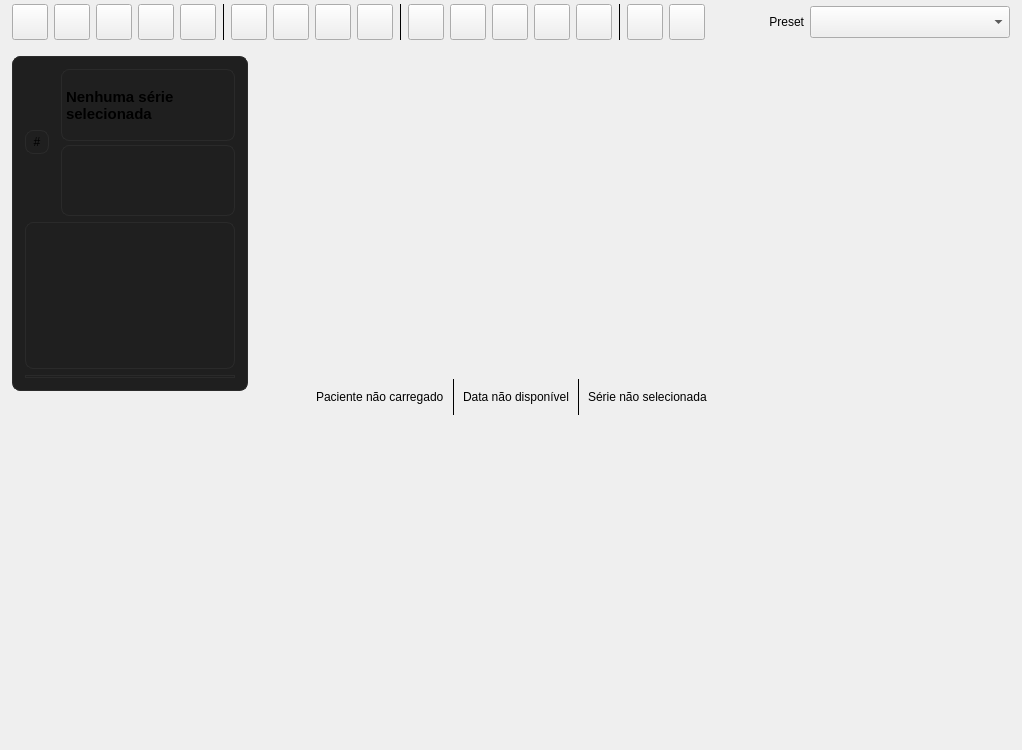
<?xml version='1.0' encoding='UTF-8'?>
<ui version="4.0">
  <class>WidgetsContainer</class>
  <widget class="QWidget" name="WidgetsContainer">
    <property name="geometry">
      <rect>
        <x>0</x>
        <y>0</y>
        <width>1022</width>
        <height>750</height>
      </rect>
    </property>
    <property name="windowTitle">
      <string>WidgetsContainer</string>
    </property>
    <property name="styleSheet">
      <string notr="true"/>
    </property>
    <layout class="QVBoxLayout" name="verticalLayout">
      <property name="spacing">
        <number>0</number>
      </property>
      <property name="leftMargin">
        <number>0</number>
      </property>
      <property name="topMargin">
        <number>0</number>
      </property>
      <property name="rightMargin">
        <number>0</number>
      </property>
      <property name="bottomMargin">
        <number>0</number>
      </property>
      <item>
        <widget class="QWidget" name="widgetFunctions" native="true">
          <property name="minimumSize">
            <size>
              <width>0</width>
              <height>44</height>
            </size>
          </property>
          <property name="maximumSize">
            <size>
              <width>16777215</width>
              <height>56</height>
            </size>
          </property>
          <layout class="QHBoxLayout" name="functionsLayout">
            <property name="leftMargin">
              <number>12</number>
            </property>
            <property name="topMargin">
              <number>4</number>
            </property>
            <property name="rightMargin">
              <number>12</number>
            </property>
            <property name="bottomMargin">
              <number>4</number>
            </property>
            <property name="spacing">
              <number>6</number>
            </property>
            <item>
              <widget class="QToolButton" name="buttonOpenFile">
                <property name="minimumSize">
                  <size>
                    <width>36</width>
                    <height>36</height>
                  </size>
                </property>
                <property name="maximumSize">
                  <size>
                    <width>36</width>
                    <height>36</height>
                  </size>
                </property>
                <property name="toolTip">
                  <string>Open DICOM files (Ctrl+Shift+O)</string>
                </property>
                <property name="text">
                  <string/>
                </property>
                <property name="icon">
                  <iconset resource="gui.qrc">
                    <normaloff>:/res/icon_file.png</normaloff>:/res/icon_file.png</iconset>
                </property>
                <property name="iconSize">
                  <size>
                    <width>28</width>
                    <height>28</height>
                  </size>
                </property>
              </widget>
            </item>
            <item>
              <widget class="QToolButton" name="buttonOpenFolder">
                <property name="minimumSize">
                  <size>
                    <width>36</width>
                    <height>36</height>
                  </size>
                </property>
                <property name="maximumSize">
                  <size>
                    <width>36</width>
                    <height>36</height>
                  </size>
                </property>
                <property name="toolTip">
                  <string>Open DICOM folder (Ctrl+O)</string>
                </property>
                <property name="text">
                  <string/>
                </property>
                <property name="icon">
                  <iconset resource="gui.qrc">
                    <normaloff>:/res/icon_folder.png</normaloff>:/res/icon_folder.png</iconset>
                </property>
                <property name="iconSize">
                  <size>
                    <width>28</width>
                    <height>28</height>
                  </size>
                </property>
              </widget>
            </item>
            <item>
              <widget class="QToolButton" name="buttonQueryRetrieve">
                <property name="minimumSize">
                  <size>
                    <width>36</width>
                    <height>36</height>
                  </size>
                </property>
                <property name="maximumSize">
                  <size>
                    <width>36</width>
                    <height>36</height>
                  </size>
                </property>
                <property name="toolTip">
                  <string>Query/Retrieve from PACS</string>
                </property>
                <property name="text">
                  <string/>
                </property>
                <property name="icon">
                  <iconset resource="gui.qrc">
                    <normaloff>:/res/arrow_icon.png</normaloff>:/res/arrow_icon.png</iconset>
                </property>
                <property name="iconSize">
                  <size>
                    <width>28</width>
                    <height>28</height>
                  </size>
                </property>
              </widget>
            </item>
            <item>
              <widget class="QToolButton" name="buttonCloseAll">
                <property name="minimumSize">
                  <size>
                    <width>36</width>
                    <height>36</height>
                  </size>
                </property>
                <property name="maximumSize">
                  <size>
                    <width>36</width>
                    <height>36</height>
                  </size>
                </property>
                <property name="toolTip">
                  <string>Close all patients</string>
                </property>
                <property name="text">
                  <string />
                </property>
                <property name="icon">
                  <iconset resource="gui.qrc">
                    <normaloff>:/res/closeAll_icon.png</normaloff>:/res/closeAll_icon.png</iconset>
                </property>
                <property name="iconSize">
                  <size>
                    <width>28</width>
                    <height>28</height>
                  </size>
                </property>
              </widget>
            </item>
            <item>
              <widget class="QToolButton" name="buttonLayout">
                <property name="minimumSize">
                  <size>
                    <width>36</width>
                    <height>36</height>
                  </size>
                </property>
                <property name="maximumSize">
                  <size>
                    <width>36</width>
                    <height>36</height>
                  </size>
                </property>
                <property name="toolTip">
                  <string>Choose layout</string>
                </property>
                <property name="text">
                  <string/>
                </property>
                <property name="popupMode">
                  <enum>QToolButton::InstantPopup</enum>
                </property>
                <property name="icon">
                  <iconset resource="gui.qrc">
                    <normaloff>:/res/icon_layout.png</normaloff>:/res/icon_layout.png</iconset>
                </property>
                <property name="iconSize">
                  <size>
                    <width>28</width>
                    <height>28</height>
                  </size>
                </property>
              </widget>
            </item>
            <item>
              <widget class="QFrame" name="lineToolbar0">
                <property name="frameShape">
                  <enum>QFrame::VLine</enum>
                </property>
                <property name="frameShadow">
                  <enum>QFrame::Plain</enum>
                </property>
              </widget>
            </item>
            <item>
              <widget class="QToolButton" name="buttonScroll">
                <property name="minimumSize">
                  <size>
                    <width>36</width>
                    <height>36</height>
                  </size>
                </property>
                <property name="maximumSize">
                  <size>
                    <width>36</width>
                    <height>36</height>
                  </size>
                </property>
                <property name="toolTip">
                  <string>Scroll (B)</string>
                </property>
                <property name="checkable">
                  <bool>true</bool>
                </property>
                <property name="text">
                  <string/>
                </property>
                <property name="iconSize">
                  <size>
                    <width>28</width>
                    <height>28</height>
                  </size>
                </property>
              </widget>
            </item>
            <item>
              <widget class="QToolButton" name="buttonWindow">
                <property name="minimumSize">
                  <size>
                    <width>36</width>
                    <height>36</height>
                  </size>
                </property>
                <property name="maximumSize">
                  <size>
                    <width>36</width>
                    <height>36</height>
                  </size>
                </property>
                <property name="toolTip">
                  <string>Window/Level (W)</string>
                </property>
                <property name="checkable">
                  <bool>true</bool>
                </property>
                <property name="text">
                  <string/>
                </property>
                <property name="iconSize">
                  <size>
                    <width>28</width>
                    <height>28</height>
                  </size>
                </property>
              </widget>
            </item>
            <item>
              <widget class="QToolButton" name="buttonZoom">
                <property name="minimumSize">
                  <size>
                    <width>36</width>
                    <height>36</height>
                  </size>
                </property>
                <property name="maximumSize">
                  <size>
                    <width>36</width>
                    <height>36</height>
                  </size>
                </property>
                <property name="toolTip">
                  <string>Zoom (Z)</string>
                </property>
                <property name="checkable">
                  <bool>true</bool>
                </property>
                <property name="text">
                  <string/>
                </property>
                <property name="iconSize">
                  <size>
                    <width>28</width>
                    <height>28</height>
                  </size>
                </property>
              </widget>
            </item>
            <item>
              <widget class="QToolButton" name="buttonPan">
                <property name="minimumSize">
                  <size>
                    <width>36</width>
                    <height>36</height>
                  </size>
                </property>
                <property name="maximumSize">
                  <size>
                    <width>36</width>
                    <height>36</height>
                  </size>
                </property>
                <property name="toolTip">
                  <string>Pan (M)</string>
                </property>
                <property name="checkable">
                  <bool>true</bool>
                </property>
                <property name="text">
                  <string/>
                </property>
                <property name="iconSize">
                  <size>
                    <width>28</width>
                    <height>28</height>
                  </size>
                </property>
              </widget>
            </item>
            <item>
              <widget class="QFrame" name="lineToolbar1">
                <property name="frameShape">
                  <enum>QFrame::VLine</enum>
                </property>
                <property name="frameShadow">
                  <enum>QFrame::Plain</enum>
                </property>
              </widget>
            </item>
            <item>
              <widget class="QToolButton" name="buttonInvert">
                <property name="minimumSize">
                  <size>
                    <width>36</width>
                    <height>36</height>
                  </size>
                </property>
                <property name="maximumSize">
                  <size>
                    <width>36</width>
                    <height>36</height>
                  </size>
                </property>
                <property name="toolTip">
                  <string>Invert</string>
                </property>
                <property name="text">
                  <string />
                </property>
                <property name="icon">
                  <iconset resource="gui.qrc">
                    <normaloff>:/res/invert_icon.png</normaloff>:/res/invert_icon.png</iconset>
                </property>
                <property name="iconSize">
                  <size>
                    <width>28</width>
                    <height>28</height>
                  </size>
                </property>
              </widget>
            </item>
            <item>
              <widget class="QToolButton" name="buttonFlipHorizontal">
                <property name="minimumSize">
                  <size>
                    <width>36</width>
                    <height>36</height>
                  </size>
                </property>
                <property name="maximumSize">
                  <size>
                    <width>36</width>
                    <height>36</height>
                  </size>
                </property>
                <property name="toolTip">
                  <string>Flip horizontal</string>
                </property>
                <property name="text">
                  <string />
                </property>
                <property name="icon">
                  <iconset resource="gui.qrc">
                    <normaloff>:/res/fliphorizontal_icon.png</normaloff>:/res/fliphorizontal_icon.png</iconset>
                </property>
                <property name="iconSize">
                  <size>
                    <width>28</width>
                    <height>28</height>
                  </size>
                </property>
              </widget>
            </item>
            <item>
              <widget class="QToolButton" name="buttonFlipVerical">
                <property name="minimumSize">
                  <size>
                    <width>36</width>
                    <height>36</height>
                  </size>
                </property>
                <property name="maximumSize">
                  <size>
                    <width>36</width>
                    <height>36</height>
                  </size>
                </property>
                <property name="toolTip">
                  <string>Flip vertical</string>
                </property>
                <property name="text">
                  <string />
                </property>
                <property name="icon">
                  <iconset resource="gui.qrc">
                    <normaloff>:/res/flipvertical_icon.png</normaloff>:/res/flipvertical_icon.png</iconset>
                </property>
                <property name="iconSize">
                  <size>
                    <width>28</width>
                    <height>28</height>
                  </size>
                </property>
              </widget>
            </item>
            <item>
              <widget class="QToolButton" name="buttonRotateLeft">
                <property name="minimumSize">
                  <size>
                    <width>36</width>
                    <height>36</height>
                  </size>
                </property>
                <property name="maximumSize">
                  <size>
                    <width>36</width>
                    <height>36</height>
                  </size>
                </property>
                <property name="toolTip">
                  <string>Rotate left</string>
                </property>
                <property name="text">
                  <string />
                </property>
                <property name="icon">
                  <iconset resource="gui.qrc">
                    <normaloff>:/res/rotateleft_icon.png</normaloff>:/res/rotateleft_icon.png</iconset>
                </property>
                <property name="iconSize">
                  <size>
                    <width>28</width>
                    <height>28</height>
                  </size>
                </property>
              </widget>
            </item>
            <item>
              <widget class="QToolButton" name="buttonRotateRight">
                <property name="minimumSize">
                  <size>
                    <width>36</width>
                    <height>36</height>
                  </size>
                </property>
                <property name="maximumSize">
                  <size>
                    <width>36</width>
                    <height>36</height>
                  </size>
                </property>
                <property name="toolTip">
                  <string>Rotate right</string>
                </property>
                <property name="text">
                  <string />
                </property>
                <property name="icon">
                  <iconset resource="gui.qrc">
                    <normaloff>:/res/rotateright_icon.png</normaloff>:/res/rotateright_icon.png</iconset>
                </property>
                <property name="iconSize">
                  <size>
                    <width>28</width>
                    <height>28</height>
                  </size>
                </property>
              </widget>
            </item>
            <item>
              <widget class="QFrame" name="lineToolbar2">
                <property name="frameShape">
                  <enum>QFrame::VLine</enum>
                </property>
                <property name="frameShadow">
                  <enum>QFrame::Plain</enum>
                </property>
              </widget>
            </item>
            <item>
              <widget class="QToolButton" name="buttonVolume">
                <property name="minimumSize">
                  <size>
                    <width>36</width>
                    <height>36</height>
                  </size>
                </property>
                <property name="maximumSize">
                  <size>
                    <width>36</width>
                    <height>36</height>
                  </size>
                </property>
                <property name="toolTip">
                  <string>3D volume rendering</string>
                </property>
                <property name="text">
                  <string/>
                </property>
                <property name="icon">
                  <iconset resource="gui.qrc">
                    <normaloff>:/res/3d_icon.png</normaloff>:/res/3d_icon.png</iconset>
                </property>
                <property name="iconSize">
                  <size>
                    <width>28</width>
                    <height>28</height>
                  </size>
                </property>
              </widget>
            </item>
            <item>
              <widget class="QToolButton" name="buttonMPR">
                <property name="minimumSize">
                  <size>
                    <width>36</width>
                    <height>36</height>
                  </size>
                </property>
                <property name="maximumSize">
                  <size>
                    <width>36</width>
                    <height>36</height>
                  </size>
                </property>
                <property name="toolTip">
                  <string>Multiplanar reconstruction</string>
                </property>
                <property name="text">
                  <string/>
                </property>
                <property name="icon">
                  <iconset resource="gui.qrc">
                    <normaloff>:/res/mpr_icon.png</normaloff>:/res/mpr_icon.png</iconset>
                </property>
                <property name="iconSize">
                  <size>
                    <width>28</width>
                    <height>28</height>
                  </size>
                </property>
              </widget>
            </item>
            <item>
              <spacer name="functionsSpacer">
                <property name="orientation">
                  <enum>Qt::Horizontal</enum>
                </property>
                <property name="sizeHint" stdset="0">
                  <size>
                    <width>20</width>
                    <height>20</height>
                  </size>
                </property>
              </spacer>
            </item>
            <item>
              <widget class="QLabel" name="labelPresetTitle">
                <property name="minimumSize">
                  <size>
                    <width>0</width>
                    <height>32</height>
                  </size>
                </property>
                <property name="maximumSize">
                  <size>
                    <width>60</width>
                    <height>32</height>
                  </size>
                </property>
                <property name="text">
                  <string>Preset</string>
                </property>
                <property name="alignment">
                  <set>Qt::AlignRight|Qt::AlignVCenter</set>
                </property>
              </widget>
            </item>
            <item>
              <widget class="QComboBox" name="comboPreset">
                <property name="minimumSize">
                  <size>
                    <width>200</width>
                    <height>32</height>
                  </size>
                </property>
                <property name="maximumSize">
                  <size>
                    <width>240</width>
                    <height>32</height>
                  </size>
                </property>
                <property name="sizeAdjustPolicy">
                  <enum>QComboBox::AdjustToContents</enum>
                </property>
                <property name="insertPolicy">
                  <enum>QComboBox::NoInsert</enum>
                </property>
                <property name="toolTip">
                  <string>Select a window/level preset</string>
                </property>
              </widget>
            </item>
          </layout>
        </widget>
      </item>
      <item>
        <layout class="QHBoxLayout" name="contentLayout">
          <property name="spacing">
            <number>0</number>
          </property>
          <property name="leftMargin">
            <number>0</number>
          </property>
          <property name="topMargin">
            <number>0</number>
          </property>
          <property name="rightMargin">
            <number>0</number>
          </property>
          <property name="bottomMargin">
            <number>0</number>
          </property>
          <item>
            <widget class="QWidget" name="widgetPatients" native="true">
              <property name="minimumSize">
                <size>
                  <width>260</width>
                  <height>0</height>
                </size>
              </property>
              <property name="maximumSize">
                <size>
                  <width>360</width>
                  <height>16777215</height>
                </size>
              </property>
              <property name="sizePolicy">
                <sizepolicy hsizetype="Preferred" vsizetype="Expanding">
                  <horstretch>0</horstretch>
                  <verstretch>1</verstretch>
                </sizepolicy>
              </property>
              <property name="styleSheet">
                <string notr="true" />
              </property>
              <layout class="QVBoxLayout" name="verticalLayout_2">
                <property name="spacing">
                  <number>12</number>
                </property>
                <property name="leftMargin">
                  <number>12</number>
                </property>
                <property name="topMargin">
                  <number>12</number>
                </property>
                <property name="rightMargin">
                  <number>12</number>
                </property>
                <property name="bottomMargin">
                  <number>12</number>
                </property>
              <item>
                <widget class="QFrame" name="seriesHeaderFrame">
                  <property name="minimumSize">
                    <size>
                      <width>0</width>
                      <height>72</height>
                    </size>
                  </property>
                  <property name="styleSheet">
                    <string notr="true">background-color: #1f1f1f; border: 1px solid #2a2a2a; border-radius: 8px;</string>
                  </property>
                  <property name="frameShape">
                    <enum>QFrame::NoFrame</enum>
                  </property>
                  <property name="frameShadow">
                    <enum>QFrame::Plain</enum>
                  </property>
                  <layout class="QVBoxLayout" name="seriesHeaderLayout">
                    <property name="spacing">
                      <number>6</number>
                    </property>
                    <property name="leftMargin">
                      <number>12</number>
                    </property>
                    <property name="topMargin">
                      <number>12</number>
                    </property>
                    <property name="rightMargin">
                      <number>12</number>
                    </property>
                    <property name="bottomMargin">
                      <number>12</number>
                    </property>
                    <item>
                      <layout class="QHBoxLayout" name="seriesTitleLayout">
                        <property name="spacing">
                          <number>12</number>
                        </property>
                        <property name="leftMargin">
                          <number>0</number>
                        </property>
                        <property name="topMargin">
                          <number>0</number>
                        </property>
                        <property name="rightMargin">
                          <number>0</number>
                        </property>
                        <property name="bottomMargin">
                          <number>0</number>
                        </property>
                        <item>
                          <widget class="QLabel" name="labelSeriesIcon">
                            <property name="minimumSize">
                              <size>
                                <width>24</width>
                                <height>24</height>
                              </size>
                            </property>
                            <property name="maximumSize">
                              <size>
                                <width>24</width>
                                <height>24</height>
                              </size>
                            </property>
                            <property name="alignment">
                              <set>Qt::AlignCenter</set>
                            </property>
                            <property name="text">
                              <string>#</string>
                            </property>
                          </widget>
                        </item>
                        <item>
                          <layout class="QVBoxLayout" name="seriesTitleTextLayout">
                            <property name="spacing">
                              <number>4</number>
                            </property>
                            <property name="leftMargin">
                              <number>0</number>
                            </property>
                            <property name="topMargin">
                              <number>0</number>
                            </property>
                            <property name="rightMargin">
                              <number>0</number>
                            </property>
                            <property name="bottomMargin">
                              <number>0</number>
                            </property>
                            <item>
                              <widget class="QLabel" name="labelSeriesHeader">
                                <property name="font">
                                  <font>
                                    <weight>75</weight>
                                    <bold>true</bold>
                                  </font>
                                </property>
                                <property name="styleSheet">
                                  <string notr="true">font-size: 11pt;</string>
                                </property>
                                <property name="text">
                                  <string>Nenhuma s&#xE9;rie selecionada</string>
                                </property>
                                <property name="alignment">
                                  <set>Qt::AlignLeft|Qt::AlignVCenter</set>
                                </property>
                                <property name="wordWrap">
                                  <bool>true</bool>
                                </property>
                              </widget>
                            </item>
                            <item>
                              <widget class="QLabel" name="labelSeriesTag">
                                <property name="styleSheet">
                                  <string notr="true">color: #f8d560; letter-spacing: 0.5px;</string>
                                </property>
                                <property name="text">
                                  <string/>
                                </property>
                                <property name="alignment">
                                  <set>Qt::AlignLeft|Qt::AlignVCenter</set>
                                </property>
                                <property name="wordWrap">
                                  <bool>false</bool>
                                </property>
                              </widget>
                            </item>
                          </layout>
                        </item>
                      </layout>
                    </item>
                    <item>
                      <widget class="QLabel" name="labelSeriesDetails">
                        <property name="styleSheet">
                          <string notr="true">color: #c0c0c0; font-size: 9pt;</string>
                        </property>
                        <property name="text">
                          <string/>
                        </property>
                        <property name="alignment">
                          <set>Qt::AlignLeft|Qt::AlignVCenter</set>
                        </property>
                        <property name="wordWrap">
                          <bool>true</bool>
                        </property>
                      </widget>
                    </item>
                    <item>
                      <widget class="QFrame" name="seriesHeaderDivider">
                        <property name="frameShape">
                          <enum>QFrame::HLine</enum>
                        </property>
                        <property name="frameShadow">
                          <enum>QFrame::Plain</enum>
                        </property>
                      </widget>
                    </item>
                  </layout>
                </widget>
              </item>
              <item>
                <widget class="QFrame" name="patientBrowserContainer">
                  <property name="frameShape">
                    <enum>QFrame::NoFrame</enum>
                  </property>
                  <property name="frameShadow">
                    <enum>QFrame::Plain</enum>
                  </property>
                  <layout class="QVBoxLayout" name="patientBrowserLayout">
                    <property name="spacing">
                      <number>6</number>
                    </property>
                    <property name="leftMargin">
                      <number>0</number>
                    </property>
                    <property name="topMargin">
                      <number>4</number>
                    </property>
                    <property name="rightMargin">
                      <number>0</number>
                    </property>
                    <property name="bottomMargin">
                      <number>0</number>
                    </property>
                  </layout>
                </widget>
              </item>
            </layout>
          </widget>
        </item>
        <item>
          <widget class="QWidget" name="viewportContainer" native="true">
            <property name="sizePolicy">
              <sizepolicy hsizetype="Expanding" vsizetype="Expanding">
                <horstretch>1</horstretch>
                <verstretch>1</verstretch>
              </sizepolicy>
            </property>
            <layout class="QVBoxLayout" name="viewportContainerLayout">
              <property name="spacing">
                <number>0</number>
              </property>
              <property name="leftMargin">
                <number>0</number>
              </property>
              <property name="topMargin">
                <number>0</number>
              </property>
              <property name="rightMargin">
                <number>0</number>
              </property>
              <property name="bottomMargin">
                <number>0</number>
              </property>
              <item>
                <widget class="QWidget" name="widgetStudyInfo" native="true">
                  <property name="minimumSize">
                    <size>
                      <width>0</width>
                      <height>36</height>
                    </size>
                  </property>
                  <property name="maximumSize">
                    <size>
                      <width>16777215</width>
                      <height>48</height>
                    </size>
                  </property>
                  <property name="styleSheet">
                    <string notr="true"/>
                  </property>
                  <layout class="QHBoxLayout" name="studyInfoLayout">
                    <property name="spacing">
                      <number>8</number>
                    </property>
                    <property name="leftMargin">
                      <number>16</number>
                    </property>
                    <property name="topMargin">
                      <number>6</number>
                    </property>
                    <property name="rightMargin">
                      <number>16</number>
                    </property>
                    <property name="bottomMargin">
                      <number>6</number>
                    </property>
                    <item>
                      <widget class="QToolButton" name="buttonTogglePatients">
                        <property name="minimumSize">
                          <size>
                            <width>32</width>
                            <height>28</height>
                          </size>
                        </property>
                        <property name="maximumSize">
                          <size>
                            <width>32</width>
                            <height>28</height>
                          </size>
                        </property>
                        <property name="toolTip">
                          <string>Hide patient browser</string>
                        </property>
                        <property name="text">
                          <string/>
                        </property>
                        <property name="autoRaise">
                          <bool>true</bool>
                        </property>
                        <property name="iconSize">
                          <size>
                            <width>20</width>
                            <height>20</height>
                          </size>
                        </property>
                      </widget>
                    </item>
                    <item>
                      <widget class="QLabel" name="labelPatientSummary">
                        <property name="text">
                          <string>Paciente n&#xE3;o carregado</string>
                        </property>
                        <property name="alignment">
                          <set>Qt::AlignVCenter|Qt::AlignLeft</set>
                        </property>
                        <property name="wordWrap">
                          <bool>false</bool>
                        </property>
                      </widget>
                    </item>
                    <item>
                      <widget class="QFrame" name="lineStudySeparator1">
                        <property name="frameShape">
                          <enum>QFrame::VLine</enum>
                        </property>
                        <property name="frameShadow">
                          <enum>QFrame::Plain</enum>
                        </property>
                      </widget>
                    </item>
                    <item>
                      <widget class="QLabel" name="labelStudyDateTime">
                        <property name="text">
                          <string>Data n&#xE3;o dispon&#xED;vel</string>
                        </property>
                        <property name="alignment">
                          <set>Qt::AlignVCenter|Qt::AlignLeft</set>
                        </property>
                      </widget>
                    </item>
                    <item>
                      <widget class="QFrame" name="lineStudySeparator2">
                        <property name="frameShape">
                          <enum>QFrame::VLine</enum>
                        </property>
                        <property name="frameShadow">
                          <enum>QFrame::Plain</enum>
                        </property>
                      </widget>
                    </item>
                    <item>
                      <widget class="QLabel" name="labelSeriesSummary">
                        <property name="sizePolicy">
                          <sizepolicy hsizetype="Expanding" vsizetype="Preferred">
                            <horstretch>1</horstretch>
                            <verstretch>0</verstretch>
                          </sizepolicy>
                        </property>
                        <property name="text">
                          <string>S&#xE9;rie n&#xE3;o selecionada</string>
                        </property>
                        <property name="alignment">
                          <set>Qt::AlignVCenter|Qt::AlignLeft</set>
                        </property>
                        <property name="wordWrap">
                          <bool>false</bool>
                        </property>
                      </widget>
                    </item>
                  </layout>
                </widget>
              </item>
              <item>
                <layout class="QGridLayout" name="gridLayout"/>
              </item>
            </layout>
          </widget>
        </item>
        </layout>
      </item>
    </layout>
  </widget>
  <layoutdefault spacing="6" margin="11" />
  <resources>
    <include location="gui.qrc" />
  </resources>
  <connections>
    <connection>
      <sender>buttonInvert</sender>
      <signal>clicked()</signal>
      <receiver>WidgetsContainer</receiver>
      <slot>onApplyTransformation()</slot>
      <hints>
        <hint type="sourcelabel">
          <x>32</x>
          <y>412</y>
        </hint>
        <hint type="destinationlabel">
          <x>-177</x>
          <y>300</y>
        </hint>
      </hints>
    </connection>
    <connection>
      <sender>buttonFlipHorizontal</sender>
      <signal>clicked()</signal>
      <receiver>WidgetsContainer</receiver>
      <slot>onApplyTransformation()</slot>
      <hints>
        <hint type="sourcelabel">
          <x>33</x>
          <y>444</y>
        </hint>
        <hint type="destinationlabel">
          <x>-367</x>
          <y>425</y>
        </hint>
      </hints>
    </connection>
    <connection>
      <sender>buttonFlipVerical</sender>
      <signal>clicked()</signal>
      <receiver>WidgetsContainer</receiver>
      <slot>onApplyTransformation()</slot>
      <hints>
        <hint type="sourcelabel">
          <x>29</x>
          <y>486</y>
        </hint>
        <hint type="destinationlabel">
          <x>-226</x>
          <y>477</y>
        </hint>
      </hints>
    </connection>
    <connection>
      <sender>buttonRotateLeft</sender>
      <signal>clicked()</signal>
      <receiver>WidgetsContainer</receiver>
      <slot>onApplyTransformation()</slot>
      <hints>
        <hint type="sourcelabel">
          <x>21</x>
          <y>515</y>
        </hint>
        <hint type="destinationlabel">
          <x>-276</x>
          <y>519</y>
        </hint>
      </hints>
    </connection>
    <connection>
      <sender>buttonRotateRight</sender>
      <signal>clicked()</signal>
      <receiver>WidgetsContainer</receiver>
      <slot>onApplyTransformation()</slot>
      <hints>
        <hint type="sourcelabel">
          <x>37</x>
          <y>570</y>
        </hint>
        <hint type="destinationlabel">
          <x>-432</x>
          <y>583</y>
        </hint>
      </hints>
    </connection>
    <connection>
      <sender>buttonCloseAll</sender>
      <signal>clicked()</signal>
      <receiver>WidgetsContainer</receiver>
      <slot>onClosePatients()</slot>
      <hints>
        <hint type="sourcelabel">
          <x>32</x>
          <y>244</y>
        </hint>
        <hint type="destinationlabel">
          <x>-278</x>
          <y>673</y>
        </hint>
      </hints>
    </connection>
    <connection>
      <sender>buttonVolume</sender>
      <signal>clicked()</signal>
      <receiver>WidgetsContainer</receiver>
      <slot>onCreateWidget3D()</slot>
      <hints>
        <hint type="sourcelabel">
          <x>18</x>
          <y>273</y>
        </hint>
        <hint type="destinationlabel">
          <x>-213</x>
          <y>602</y>
        </hint>
      </hints>
    </connection>
    <connection>
      <sender>buttonMPR</sender>
      <signal>clicked()</signal>
      <receiver>WidgetsContainer</receiver>
      <slot>onCreateWidgetMPR()</slot>
      <hints>
        <hint type="sourcelabel">
          <x>30</x>
          <y>317</y>
        </hint>
        <hint type="destinationlabel">
          <x>-213</x>
          <y>215</y>
        </hint>
      </hints>
    </connection>
  </connections>
  <slots>
    <slot>onApplyTransformation()</slot>
    <slot>onClosePatients()</slot>
    <slot>onCreateWidget3D()</slot>
    <slot>onCreateWidgetMPR()</slot>
  </slots>
</ui>
